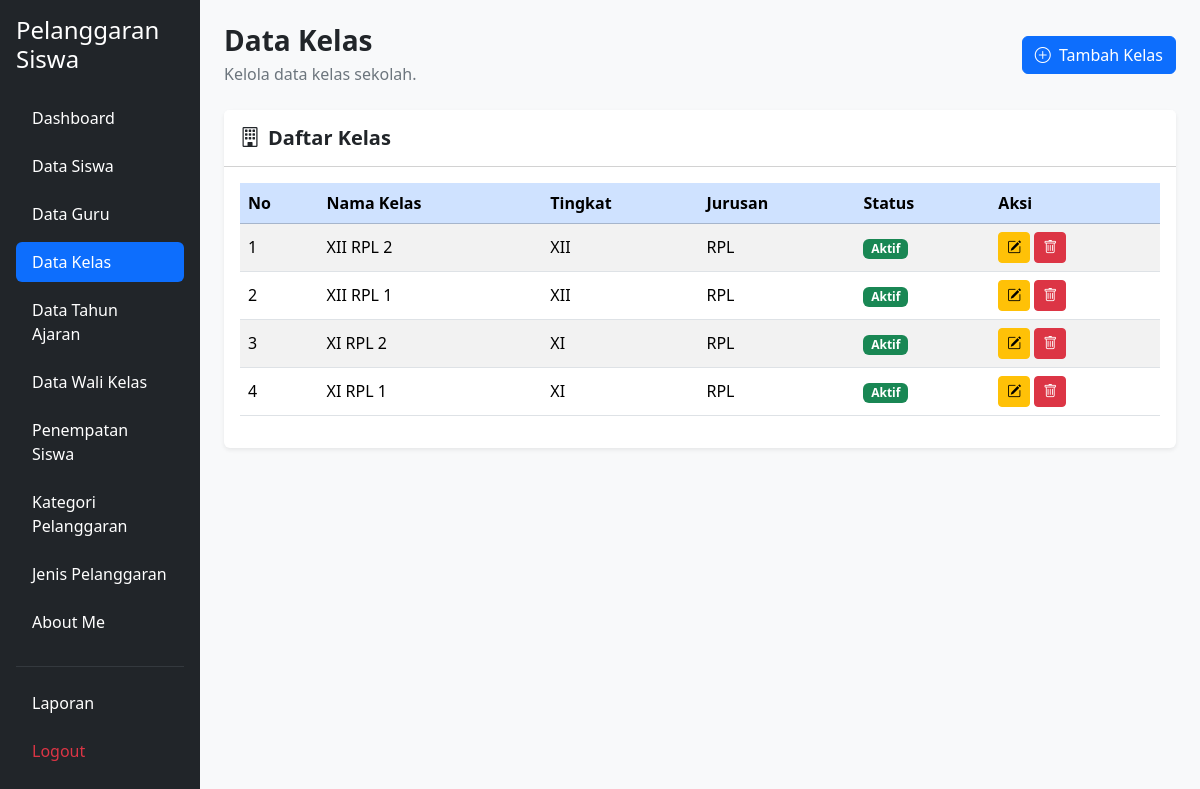
Screenshot of /kelola_kelas.php (signed in) with the database file from the repository.
### tables this page shows
CREATE TABLE `t_kelas` (
  `id` int(11) NOT NULL,
  `nama` varchar(100) DEFAULT NULL,
  `tingkat` varchar(20) NOT NULL,
  `jurusan` varchar(100) NOT NULL,
  `status_aktif` tinyint(1) NOT NULL,
  `created_at` timestamp NOT NULL DEFAULT current_timestamp(),
  `updated_at` timestamp NOT NULL DEFAULT current_timestamp()
);

### kelola_kelas.php (the view, shortened to what this page needs)
<?php
include 'config/koneksi.php';
$query = mysqli_query($koneksi, "
    SELECT * FROM t_kelas
    ORDER BY id DESC
");
?>
<!DOCTYPE html>
<html lang="id">
<head>
    <link href="https://cdn.jsdelivr.net/npm/bootstrap@5.3.8/dist/css/bootstrap.min.css" rel="stylesheet">
    <link href="https://cdn.jsdelivr.net/npm/bootstrap-icons@1.11.3/font/bootstrap-icons.css" rel="stylesheet">
    <link href="https://cdn.datatables.net/2.3.4/css/dataTables.bootstrap5.css" rel="stylesheet">
</head>
<body class="bg-light">
<div class="container-fluid">
    <div class="row">
        <?php include 'layout/sidebar.php'; ?>
        <main class="col-md-9 col-lg-10 p-4">
            <div class="d-flex justify-content-between align-items-center flex-wrap gap-3 mb-4">
                <div>
                    <h3 class="fw-bold mb-1">Data Kelas</h3>
                    <p class="text-secondary mb-0">Kelola data kelas sekolah.</p>
                </div>
                <a href="tambah_kelas.php" class="btn btn-primary">
                    <i class="bi bi-plus-circle me-1"></i> Tambah Kelas
                </a>
            </div>
            <div class="card border-0 shadow-sm">
                <div class="card-header bg-white py-3">
                    <h5 class="mb-0 fw-semibold">
                        <i class="bi bi-building me-2"></i>Daftar Kelas
                    </h5>
                </div>
                <div class="card-body">
                    <div class="table-responsive">
                        <table id="tabelKelas" class="table table-striped table-hover align-middle w-100">
                            <thead class="table-primary">
                                <tr>
                                    <th>No</th>
                                    <th>Nama Kelas</th>
                                    <th>Tingkat</th>
                                    <th>Jurusan</th>
                                    <th>Status</th>
                                    <th>Aksi</th>
                                </tr>
                            </thead>
                            <tbody>
                                <?php $no = 1; ?>
                                <?php while ($data = mysqli_fetch_assoc($query)): ?>
                                    <tr>
                                        <td><?= $no++ ?></td>
                                        <td><?= htmlspecialchars($data['nama'] ?? '-') ?></td>
                                        <td><?= htmlspecialchars($data['tingkat'] ?? '-') ?></td>
                                        <td><?= htmlspecialchars($data['jurusan'] ?? '-') ?></td>
                                        <td>
                                            <?php if ((int)$data['status_aktif'] === 1): ?>
                                                <span class="badge bg-success">Aktif</span>
                                            <?php else: ?>
                                                <span class="badge bg-secondary">Tidak Aktif</span>
                                            <?php endif; ?>
                                        </td>
                                        <td>
                                            <div class="d-flex gap-1">
                                            <a href="edit_kelas.php?id=<?= (int)$data['id'] ?>"
                                            class="btn btn-warning btn-sm"
                                            title="Edit">
                                                <i class="bi bi-pencil-square"></i>
                                            </a>
                                            <a href="hapus_kelas.php?id=<?= (int)$data['id'] ?>"
                                            class="btn btn-danger btn-sm"
                                            title="Hapus"
                                            onclick="return confirm('Yakin ingin menghapus kelas ini?')">
                                                <i class="bi bi-trash"></i>
                                            </a>
                                        </div>
                                    </tr>
                                <?php endwhile; ?>
                            </tbody>
                        </table>
                    </div>
                </div>
            </div>
        </main>
    </div>
</div>
</body>
</html>

### rows the page displays
t_kelas: nama "XII RPL 2", tingkat "XII", jurusan "RPL", status_aktif "Aktif"
t_kelas: nama "XII RPL 1", tingkat "XII", jurusan "RPL", status_aktif "Aktif"
t_kelas: nama "XI RPL 2", tingkat "XI", jurusan "RPL", status_aktif "Aktif"
t_kelas: nama "XI RPL 1", tingkat "XI", jurusan "RPL", status_aktif "Aktif"
